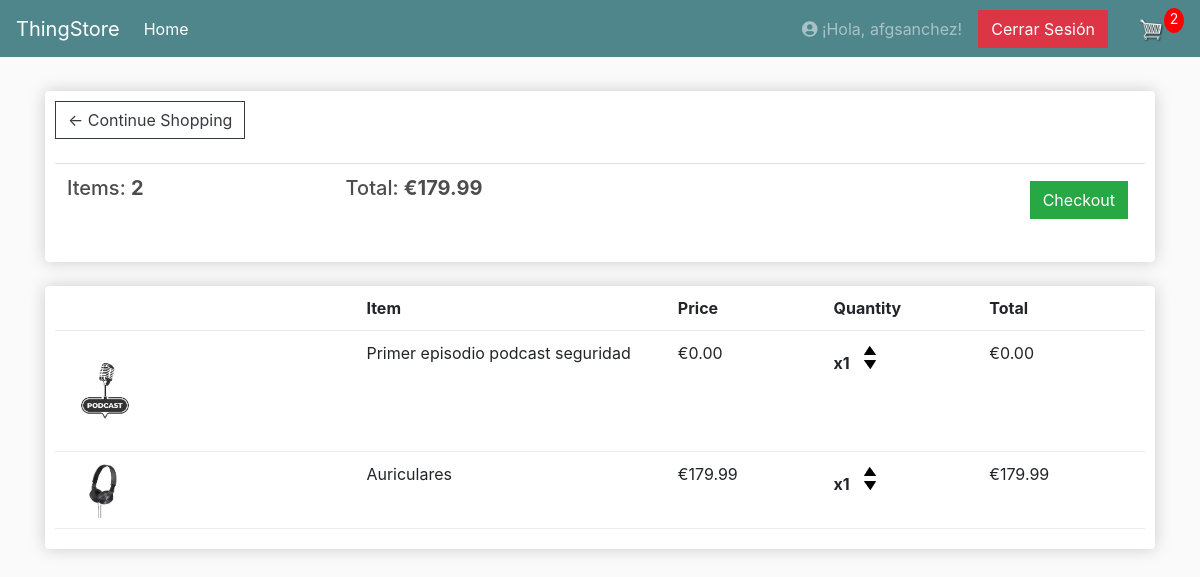
/cart/ (signed in), run on an earlier commit of the app's database.
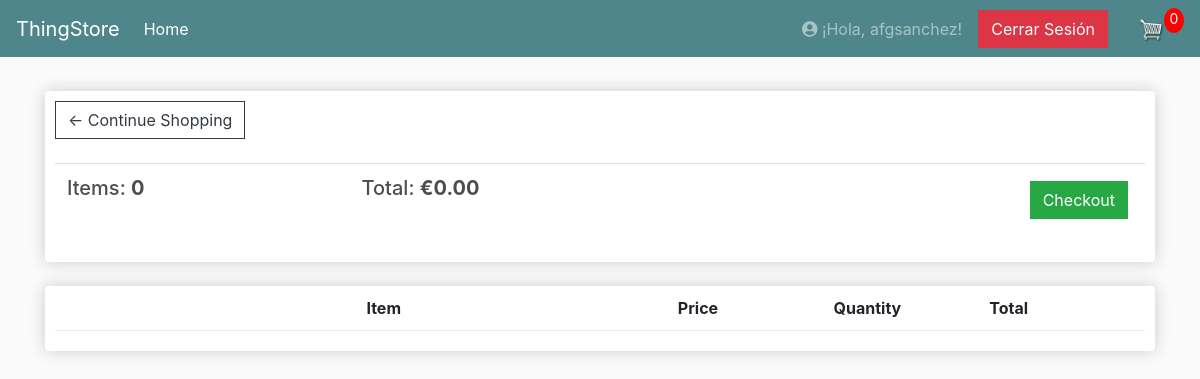
And on a later commit of the database.
### store/models.py (models this page shows, shortened)
class Order(models.Model):
    customer = models.ForeignKey(Customer, null=True, blank=True, on_delete=models.SET_NULL)
    date_ordered = models.DateTimeField(auto_now_add=True)
    complete = models.BooleanField(default=False)
    transaction_id = models.CharField(max_length=100, null=True)
    @property
    def get_cart_total(self):
        orderitems = self.orderitem_set.all()
        total = sum([item.get_total for item in orderitems])
        return total
    @property
    def get_cart_items(self):
        orderitems = self.orderitem_set.all()
        total = sum([item.quantity for item in orderitems])
        return total

class OrderItem(models.Model):
    product = models.ForeignKey(Product, on_delete=models.SET_NULL, null=True)
    order = models.ForeignKey(Order, on_delete=models.SET_NULL, null=True)
    quantity = models.IntegerField(default=0, null=True, blank=True)
    date_added = models.DateTimeField(auto_now_add=True)
    @property
    def get_total(self):
        total = self.product.price * self.quantity
        return total
    def requires_shipping(self):
        return not self.product.digital
    requires_shipping.boolean = True
    requires_shipping.short_description = 'Requires Shipping'

class Product(models.Model):
    name = models.CharField(max_length=200)
    price = models.FloatField()
    digital = models.BooleanField(default=False, null=True, blank=True)
    image = models.ImageField(null=True, blank=True)
    @property
    def imageURL(self):
        try:
            url = self.image.url
        except:
            url = ''
        return url

### store/views.py (the view)
# urls.py: path('cart/', views.cart, name="cart"),
def cart(request):
    data = cartData(request)
    cartItems = data['cartItems']
    order = data['order']
    items = data['items']
    context = {'items': items, 'order': order, 'cartItems': cartItems}
    return render(request, 'store/cart.html', context)

### store/utils.py (called while the page is built)
def cartData(request):
    if request.user.is_authenticated:
        try:
            customer = request.user.customer
        except Customer.DoesNotExist:
            customer = Customer.objects.create(
                user=request.user,
                name=request.user.username, # Puedes ajustar esto si tienes un campo 'first_name' en tu User
                email=request.user.email,
            )
        order, created = Order.objects.get_or_create(customer=customer, complete=False)
        items = order.orderitem_set.all()
        cartItems = order.get_cart_items
    else:
        cookieData = cookieCart(request)
        cartItems = cookieData['cartItems']
        order = cookieData['order']
        items = cookieData['items']
    return {'cartItems': cartItems, 'order': order, 'items': items}

### store/templates/store/cart.html (shortened to what this page needs)
{% extends 'store/main.html' %}
{% load static %}
{% block content %}
    <div class="row">
        <div class="col-lg-12">
            <div class="box-element">
                <a class="btn btn-outline-dark" href="{% url 'store' %}">&#x2190; Continue Shopping</a>
                <br>
                <br>
                <table class="table">
                    <tr>
                        <th><h5>Items: <strong>{{order.get_cart_items}}</strong></h5></th>
                        <th><h5>Total: <strong> €{{order.get_cart_total|floatformat:2}}</strong></h5></th>
                        <th>
                            <a style="float:right; margin:5px;" class="btn btn-success" href="{% url 'checkout' %}">Checkout</a>
                        </th>
                    </tr>
                </table>
            </div>
            <br>
            <div class="box-element">
                <div class="cart-row">
					<div style="flex:2"></div>
					<div style="flex:2"><strong>Item</strong></div>
					<div style="flex:1"><strong>Price</strong></div>
					<div style="flex:1"><strong>Quantity</strong></div>
					<div style="flex:1"><strong>Total</strong></div>
				</div>
                {% for item in items %}
				<div class="cart-row">
					<div style="flex:2"><img class="row-image" src="{{item.product.imageURL}}"></div>
					<div style="flex:2"><p>{{item.product.name}}</p></div>
					<div style="flex:1"><p>€{{item.product.price|floatformat:2}}</p></div>
					<div style="flex:1">
						<p class="quantity">x{{item.quantity}}</p>
						<div class="quantity">
							<img data-product="{{item.product.id}}" data-action="add" class="chg-quantity update-cart" src="{% static  'images/arrow-up.png' %}">
							<img data-product="{{item.product.id}}" data-action="remove" class="chg-quantity update-cart" src="{% static  'images/arrow-down.png' %}">
						</div>
					</div>
					<div style="flex:1"><p>€{{item.get_total|floatformat:2}}</p></div>
				</div>
                {% endfor %}
            </div>
        </div>
    </div>
{% endblock content %}

### store/templates/store/main.html (shortened to what this page needs)
<!DOCTYPE html>
{% load static %}
<html>
<head>
	<link rel="stylesheet" href="https://stackpath.bootstrapcdn.com/bootstrap/4.4.1/css/bootstrap.min.css">
	<link rel="stylesheet" type="text/css" href="{% static 'css/main.css' %}">
	<link rel="stylesheet" href="https://cdnjs.cloudflare.com/ajax/libs/font-awesome/5.15.4/css/all.min.css" />
</head>
<body>
	<nav class="navbar navbar-expand-lg navbar-dark bg-dark">
	  <a class="navbar-brand" href="{% url 'store' %}">ThingStore</a>
	  <div class="collapse navbar-collapse" id="navbarSupportedContent">
	    <ul class="navbar-nav mr-auto">
	      <li class="nav-item active">
	        <a class="nav-link" href="{% url 'store' %}">Home <span class="sr-only">(current)</span></a>
	      </li>
	    </ul>
			<div class="form-inline my-2 my-lg-0">
				{% if not user.is_authenticated %}
					<a href="{% url 'login' %}" class="btn btn-warning">Login</a>
				{% else %}
					<span class="navbar-text mr-3">
					  <i class="fas fa-user-circle"></i> ¡Hola, {{ user.username }}!
					</span>
					<form action="{% url 'logout' %}" method="post" style="display: inline;">
						<button type="submit" class="btn btn-danger mr-3">Cerrar Sesión</button>
					</form>
					<a href="{% url 'cart' %}">
					   <img  id="cart-icon" src="{% static 'images/cart.png' %}">
					</a>
					<p id="cart-total">{{cartItems}}</p>
				{% endif %}
			</div>
	  </div>
	</nav>
     <div class="container">
            <br>
            {% block content %}
            {% endblock content %}
         </div>
</body>
</html>

What changed in the data, as far as the page shows it:
no longer on this page (row edited): Order: get_cart_items "2", get_cart_total "179.99"
no longer on this page (row unchanged): OrderItem: product.imageURL (picture), product.name "Primer episodio podcast seguridad", product.price "0.00", quantity "1", get_total "0.00"
no longer on this page (row edited): OrderItem: product.imageURL (picture), product.name "Auriculares", product.price "179.99", quantity "1", get_total "179.99"
added Order: get_cart_items "0", get_cart_total "0.00"
Also different on the page:
{{ cartItems }}: "2" → "0"
